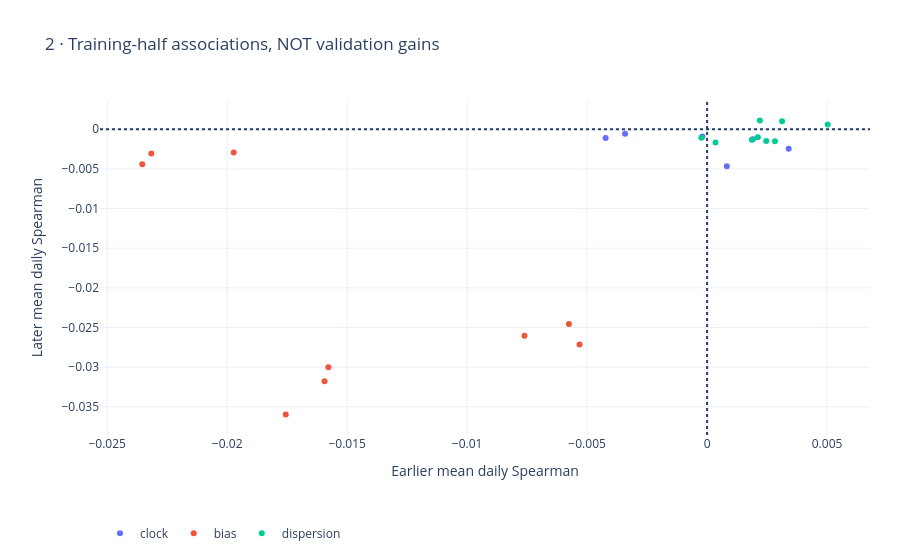

Notebook source saved alongside this figure:
### Markdown cell above
## Training stability
Earlier/later associations are descriptive screening evidence, not validation performance.

### Code cell
figures[1].show(renderer='plotly_mimetype')

### Figure 1 — Plotly figure (JSON) as saved in the notebook; plotly's stock layout.template omitted (floating-point values rounded to 4 significant figures)
{"data": [{"mode": "markers", "name": "clock", "text": ["prior_error19__w21__error_coverage", "prior_error19__w21__mean_error_release_age", "prior_error19__w63__error_coverage", "prior_error19__w63__mean_error_release_age", "prior_error19__w126__error_coverage", "prior_error19__w126__mean_error_release_age"], "type": "scatter", "x": [-0.003419, -0.004229, -0.0001969, 0.0008217, 0.001909, 0.003401], "y": [-0.00055, -0.001107, -0.0008972, -0.004674, -0.001244, -0.002447]}, {"mode": "markers", "name": "bias", "text": ["prior_error19__w21__bias_mean", "prior_error19__w21__bias_median", "prior_error19__w21__sign_balance", "prior_error19__w63__bias_mean", "prior_error19__w63__bias_median", "prior_error19__w63__sign_balance", "prior_error19__w126__bias_mean", "prior_error19__w126__bias_median", "prior_error19__w126__sign_balance"], "type": "scatter", "x": [-0.005316, -0.007609, -0.005758, -0.01756, -0.01594, -0.01578, -0.01973, -0.02354, -0.02316], "y": [-0.02713, -0.02606, -0.02455, -0.03598, -0.03177, -0.03003, -0.002944, -0.004423, -0.003046]}, {"mode": "markers", "name": "dispersion", "text": ["prior_error19__w21__absolute_error", "prior_error19__w21__root_squared_error", "prior_error19__w21__large_error_rate", "prior_error19__w63__absolute_error", "prior_error19__w63__root_squared_error", "prior_error19__w63__large_error_rate", "prior_error19__w126__absolute_error", "prior_error19__w126__root_squared_error", "prior_error19__w126__large_error_rate"], "type": "scatter", "x": [-0.0002371, 0.0003515, 0.002115, 0.001867, 0.002465, 0.00283, 0.003126, 0.002199, 0.005028], "y": [-0.001068, -0.001682, -0.001003, -0.001315, -0.001492, -0.001499, 0.001021, 0.001108, 0.0006166]}], "layout": {"height": 560, "legend": {"orientation": "h", "y": -0.25}, "margin": {"b": 125, "l": 100, "r": 30, "t": 100}, "shapes": [{"line": {"dash": "dot"}, "type": "line", "x0": 0, "x1": 1, "xref": "x domain", "y0": 0, "y1": 0, "yref": "y"}, {"line": {"dash": "dot"}, "type": "line", "x0": 0, "x1": 0, "xref": "x", "y0": 0, "y1": 1, "yref": "y domain"}], "title": {"text": "2 · Training-half associations, NOT validation gains"}, "xaxis": {"title": {"text": "Earlier mean daily Spearman"}}, "yaxis": {"title": {"text": "Later mean daily Spearman"}}}}
